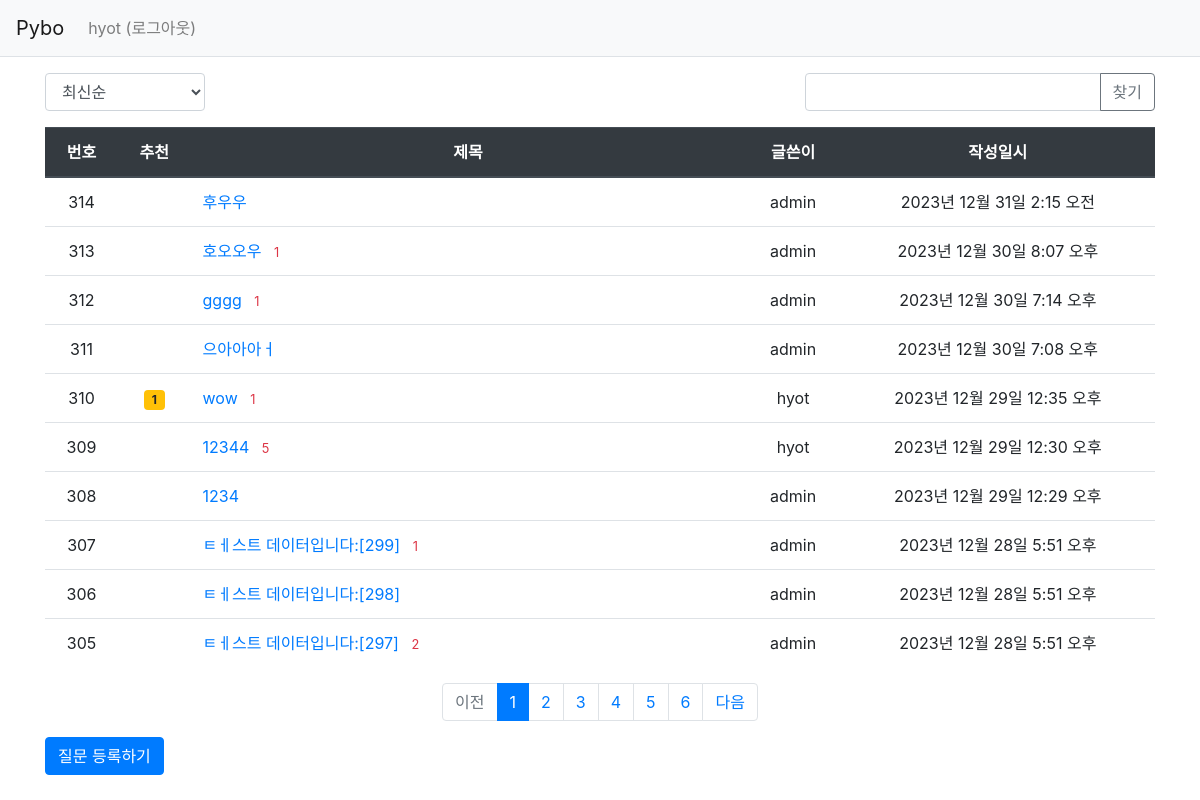
Page /pybo/ (signed in) on the committed database.
### pybo/models.py (models this page shows, shortened)
class Question(models.Model):
    author = models.ForeignKey(User, on_delete=models.CASCADE, related_name='author_question')
    subject = models.CharField(max_length=200)
    content = models.TextField()
    create_date = models.DateTimeField()
    modify_date = models.DateTimeField(null=True, blank=True)
    voter = models.ManyToManyField(User, related_name='voter_question')

### pybo/views/base_views.py (the view, shortened to what this page needs)
# urls.py: path('', base_views.index, name='index'),
def index(request):
    logger.info('index 실행!')
    """
    pybo 목록 출력
    """
    page = request.GET.get('page', '1')  # 페이지
    kw = request.GET.get('kw', '')  # 검색어
    so = request.GET.get('so', 'recent')  # 정렬기준
    if so == 'recommend':
        question_list = Question.objects.annotate(num_voter=Count('voter')).order_by('-num_voter', '-create_date')
    elif so == 'popular':
        question_list = Question.objects.annotate(num_answer=Count('answer')).order_by('-num_answer', '-create_date')
    else:  # recent
        question_list = Question.objects.order_by('-create_date')
    paginator = Paginator(question_list, 10)  # 페이지당 10개씩 보여주기
    page_obj = paginator.get_page(page)
    context = {'question_list': page_obj, 'page': page, 'kw': kw, 'so': so}  # <------ so 추가
    return render(request, 'pybo/question_list.html', context)

### pybo/templatetags/pybo_filter.py (called while the page is built)
@register.filter
def sub(value, arg):
    return value - arg

### templates/pybo/question_list.html (shortened to what this page needs)
{% extends 'base.html' %}
{% load pybo_filter %}
{% block content %}
<div class="container my-3">
    <div class="row justify-content-between my-3">
        <div class="col-2">
            <select class="form-control so">
                <option value="recent" {% if so == 'recent' %}selected{% endif %}>최신순</option>
            </select>
        </div>
        <div class="col-4 input-group">
            <input type="text" class="form-control kw" value="{{ kw|default_if_none:'' }}">
            <div class="input-group-append">
                <button class="btn btn-outline-secondary" type="button" id="btn_search">찾기</button>
            </div>
        </div>
    </div>
    <table class="table">
        <thead>
        <tr class="text-center thead-dark">
            <th>번호</th>
            <th>추천</th>
            <th style="width:50%">제목</th>
            <th>글쓴이</th>
            <th>작성일시</th>
        </tr>
        </thead>
        <tbody>
        {% if question_list %}
        {% for question in question_list %}
        <tr class="text-center">
            <td>
                {{ question_list.paginator.count|sub:question_list.start_index|sub:forloop.counter0|add:1 }}
            </td>
            <td>
                {% if question.voter.all.count > 0 %}
                <span class="badge badge-warning px-2 py-1">{{ question.voter.all.count }}</span>
                {% endif %}
            </td>
            <td class="text-left">
                <a href="{% url 'pybo:detail' question.id %}">{{ question.subject }}</a>
                {% if question.answer_set.count > 0 %}
                <span class="text-danger small ml-2">{{ question.answer_set.count }}</span>
                {% endif %}
            </td>
            <td>{{ question.author.username }}</td>
            <td>{{ question.create_date }}</td>
        </tr>
        {% endfor %}
        {% else %}
        <tr>
            <td colspan="3">질문이 없습니다.</td>
        </tr>
        {% endif %}
        </tbody>
    </table>
    <ul class="pagination justify-content-center">
        {% if question_list.has_previous %}
        <li class="page-item">
            <a class="page-link" data-page="{{ question_list.previous_page_number }}" href="#">이전</a>
        </li>
        {% else %}
        <li class="page-item disabled">
            <a class="page-link" tabindex="-1" aria-disabled="true" href="#">이전</a>
        </li>
        {% endif %}
        {% for page_number in question_list.paginator.page_range %}
        {% if page_number >= question_list.number|add:-5 and page_number <= question_list.number|add:5 %}
            {% if page_number == question_list.number %}
            <li class="page-item active" aria-current="page">
                <a class="page-link" data-page="{{ page_number }}" href="#">{{ page_number }}</a>
            </li>
            {% else %}
            <li class="page-item">
                <a class="page-link" data-page="{{ page_number }}" href="#">{{ page_number }}</a>
            </li>
            {% endif %}
        {% endif %}
        {% endfor %}
        {% if question_list.has_next %}
        <li class="page-item">
            <a class="page-link" data-page="{{ question_list.next_page_number }}" href="#">다음</a>
        </li>
        {% else %}
        <li class="page-item disabled">
            <a class="page-link" tabindex="-1" aria-disabled="true" href="#">다음</a>
        </li>
        {% endif %}
    </ul>
    <a href="{% url 'pybo:question_create' %}" class="btn btn-primary">질문 등록하기</a>
</div>
{% endblock %}

### templates/navbar.html (shortened to what this page needs)
<nav class="navbar navbar-expand-lg navbar-light bg-light border-bottom">
    <a class="navbar-brand" href="{% url 'pybo:index' %}">Pybo</a>
    <div class="collapse navbar-collapse flex-grow-0" id="navbarNav">
        <ul class="navbar-nav">
            <li class="nav-item ">
                {% if user.is_authenticated %}
                <a class="nav-link" href="{% url 'common:logout' %}">{{ user.username }} (로그아웃)</a>
                {% else %}
                <a class="nav-link" href="{% url 'common:login' %}">로그인</a>
                {% endif %}
            </li>
        </ul>
    </div>
</nav>

### rows in the picture
Question: paginator.count|sub "314", subject "후우우", author.username "admin", create_date "2023년 12월 31일 2:15 오전"
Question: paginator.count|sub "313", subject "호오오우", answer_set.count "1", author.username "admin", create_date "2023년 12월 30일 8:07 오후"
Question: paginator.count|sub "312", subject "gggg", answer_set.count "1", author.username "admin", create_date "2023년 12월 30일 7:14 오후"
Question: paginator.count|sub "311", subject "으아아아ㅓ", author.username "admin", create_date "2023년 12월 30일 7:08 오후"
Question: paginator.count|sub "310", voter.all.count "1", subject "wow", answer_set.count "1", author.username "hyot", create_date "2023년 12월 29일 12:35 오후"
Question: paginator.count|sub "309", subject "12344", answer_set.count "5", author.username "hyot", create_date "2023년 12월 29일 12:30 오후"
Question: paginator.count|sub "308", subject "1234", author.username "admin", create_date "2023년 12월 29일 12:29 오후"
Question: paginator.count|sub "307", subject "ㅌㅔ스트 데이터입니다:[299]", answer_set.count "1", author.username "admin", create_date "2023년 12월 28일 5:51 오후"
Question: paginator.count|sub "306", subject "ㅌㅔ스트 데이터입니다:[298]", author.username "admin", create_date "2023년 12월 28일 5:51 오후"
Question: paginator.count|sub "305", subject "ㅌㅔ스트 데이터입니다:[297]", answer_set.count "2", author.username "admin", create_date "2023년 12월 28일 5:51 오후"

### other values in the picture
{{ user.username }} "hyot"
{{ page_number }} "1"
{{ page_number }} "2" "3" "4" "5" "6"
